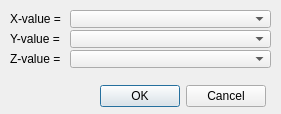
<?xml version="1.0" encoding="UTF-8"?>
<ui version="4.0">
 <class>CQDlgAddGraphCurve</class>
 <widget class="QDialog" name="CQDlgAddGraphCurve">
  <property name="geometry">
   <rect>
    <x>0</x>
    <y>0</y>
    <width>281</width>
    <height>114</height>
   </rect>
  </property>
  <property name="windowTitle">
   <string>Add New Curve</string>
  </property>
  <property name="locale">
   <locale language="English" country="UnitedStates"/>
  </property>
  <widget class="QLabel" name="label">
   <property name="geometry">
    <rect>
     <x>10</x>
     <y>10</y>
     <width>61</width>
     <height>18</height>
    </rect>
   </property>
   <property name="text">
    <string>X-value =</string>
   </property>
  </widget>
  <widget class="QLabel" name="label_2">
   <property name="geometry">
    <rect>
     <x>10</x>
     <y>30</y>
     <width>61</width>
     <height>18</height>
    </rect>
   </property>
   <property name="text">
    <string>Y-value =</string>
   </property>
  </widget>
  <widget class="QLabel" name="qqZValue">
   <property name="geometry">
    <rect>
     <x>10</x>
     <y>50</y>
     <width>61</width>
     <height>18</height>
    </rect>
   </property>
   <property name="text">
    <string>Z-value =</string>
   </property>
  </widget>
  <widget class="QComboBox" name="qqComboX">
   <property name="geometry">
    <rect>
     <x>70</x>
     <y>10</y>
     <width>201</width>
     <height>18</height>
    </rect>
   </property>
  </widget>
  <widget class="QComboBox" name="qqComboY">
   <property name="geometry">
    <rect>
     <x>70</x>
     <y>30</y>
     <width>201</width>
     <height>18</height>
    </rect>
   </property>
  </widget>
  <widget class="QComboBox" name="qqComboZ">
   <property name="geometry">
    <rect>
     <x>70</x>
     <y>50</y>
     <width>201</width>
     <height>18</height>
    </rect>
   </property>
  </widget>
  <widget class="QDialogButtonBox" name="qqOkCancel">
   <property name="geometry">
    <rect>
     <x>15</x>
     <y>80</y>
     <width>251</width>
     <height>32</height>
    </rect>
   </property>
   <property name="standardButtons">
    <set>QDialogButtonBox::Cancel|QDialogButtonBox::Ok</set>
   </property>
  </widget>
 </widget>
 <resources/>
 <connections/>
</ui>
